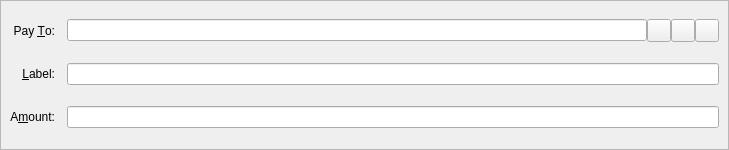
<?xml version="1.0" encoding="UTF-8"?>
<ui version="4.0">
 <class>SendCoinsEntry</class>
 <widget class="QStackedWidget" name="SendCoinsEntry">
  <property name="geometry">
   <rect>
    <x>0</x>
    <y>0</y>
    <width>729</width>
    <height>150</height>
   </rect>
  </property>
  <property name="focusPolicy">
   <enum>Qt::TabFocus</enum>
  </property>
  <property name="autoFillBackground">
   <bool>false</bool>
  </property>
  <widget class="QFrame" name="SendCoins">
   <property name="toolTip">
    <string>This is a normal payment.</string>
   </property>
   <property name="frameShape">
    <enum>QFrame::StyledPanel</enum>
   </property>
   <property name="frameShadow">
    <enum>QFrame::Sunken</enum>
   </property>
   <layout class="QGridLayout" name="gridLayout">
    <property name="spacing">
     <number>12</number>
    </property>
    <item row="0" column="0">
     <widget class="QLabel" name="payToLabel">
      <property name="text">
       <string>Pay &amp;To:</string>
      </property>
      <property name="alignment">
       <set>Qt::AlignRight|Qt::AlignTrailing|Qt::AlignVCenter</set>
      </property>
      <property name="buddy">
       <cstring>payTo</cstring>
      </property>
     </widget>
    </item>
    <item row="0" column="1">
     <layout class="QHBoxLayout" name="payToLayout">
      <property name="spacing">
       <number>0</number>
      </property>
      <item>
       <widget class="QValidatedLineEdit" name="payTo">
        <property name="toolTip">
         <string>The address to send the payment to (e.g. CNS17iag9jJgTHD1VXjvLCEnZuQ3rJDE9L)</string>
        </property>
       </widget>
      </item>
      <item>
       <widget class="QToolButton" name="addressBookButton">
        <property name="toolTip">
         <string>Choose previously used address</string>
        </property>
        <property name="text">
         <string/>
        </property>
        <property name="icon">
         <iconset resource="../bitcoin.qrc">
          <normaloff>:/icons/address-book</normaloff>:/icons/address-book</iconset>
        </property>
        <property name="shortcut">
         <string>Alt+A</string>
        </property>
       </widget>
      </item>
      <item>
       <widget class="QToolButton" name="pasteButton">
        <property name="toolTip">
         <string>Paste address from clipboard</string>
        </property>
        <property name="text">
         <string/>
        </property>
        <property name="icon">
         <iconset resource="../bitcoin.qrc">
          <normaloff>:/icons/editpaste</normaloff>:/icons/editpaste</iconset>
        </property>
        <property name="shortcut">
         <string>Alt+P</string>
        </property>
       </widget>
      </item>
      <item>
       <widget class="QToolButton" name="deleteButton">
        <property name="toolTip">
         <string>Remove this entry</string>
        </property>
        <property name="text">
         <string/>
        </property>
        <property name="icon">
         <iconset resource="../bitcoin.qrc">
          <normaloff>:/icons/remove</normaloff>:/icons/remove</iconset>
        </property>
       </widget>
      </item>
     </layout>
    </item>
    <item row="1" column="0">
     <widget class="QLabel" name="labellLabel">
      <property name="text">
       <string>&amp;Label:</string>
      </property>
      <property name="alignment">
       <set>Qt::AlignRight|Qt::AlignTrailing|Qt::AlignVCenter</set>
      </property>
      <property name="buddy">
       <cstring>addAsLabel</cstring>
      </property>
     </widget>
    </item>
    <item row="1" column="1">
     <widget class="QLineEdit" name="addAsLabel">
      <property name="toolTip">
       <string>Enter a label for this address to add it to the list of used addresses</string>
      </property>
     </widget>
    </item>
    <item row="2" column="0">
     <widget class="QLabel" name="amountLabel">
      <property name="text">
       <string>A&amp;mount:</string>
      </property>
      <property name="alignment">
       <set>Qt::AlignRight|Qt::AlignTrailing|Qt::AlignVCenter</set>
      </property>
      <property name="buddy">
       <cstring>payAmount</cstring>
      </property>
     </widget>
    </item>
    <item row="2" column="1">
     <widget class="BitcoinAmountField" name="payAmount"/>
    </item>
   </layout>
  </widget>
  <widget class="QFrame" name="SendCoins_InsecurePaymentRequest">
   <property name="palette">
    <palette>
     <active>
      <colorrole role="WindowText">
       <brush brushstyle="SolidPattern">
        <color alpha="255">
         <red>0</red>
         <green>0</green>
         <blue>0</blue>
        </color>
       </brush>
      </colorrole>
      <colorrole role="Button">
       <brush brushstyle="SolidPattern">
        <color alpha="255">
         <red>255</red>
         <green>255</green>
         <blue>127</blue>
        </color>
       </brush>
      </colorrole>
      <colorrole role="Light">
       <brush brushstyle="SolidPattern">
        <color alpha="255">
         <red>255</red>
         <green>255</green>
         <blue>255</blue>
        </color>
       </brush>
      </colorrole>
      <colorrole role="Midlight">
       <brush brushstyle="SolidPattern">
        <color alpha="255">
         <red>255</red>
         <green>255</green>
         <blue>191</blue>
        </color>
       </brush>
      </colorrole>
      <colorrole role="Dark">
       <brush brushstyle="SolidPattern">
        <color alpha="255">
         <red>127</red>
         <green>127</green>
         <blue>63</blue>
        </color>
       </brush>
      </colorrole>
      <colorrole role="Mid">
       <brush brushstyle="SolidPattern">
        <color alpha="255">
         <red>170</red>
         <green>170</green>
         <blue>84</blue>
        </color>
       </brush>
      </colorrole>
      <colorrole role="Text">
       <brush brushstyle="SolidPattern">
        <color alpha="255">
         <red>0</red>
         <green>0</green>
         <blue>0</blue>
        </color>
       </brush>
      </colorrole>
      <colorrole role="BrightText">
       <brush brushstyle="SolidPattern">
        <color alpha="255">
         <red>255</red>
         <green>255</green>
         <blue>255</blue>
        </color>
       </brush>
      </colorrole>
      <colorrole role="ButtonText">
       <brush brushstyle="SolidPattern">
        <color alpha="255">
         <red>0</red>
         <green>0</green>
         <blue>0</blue>
        </color>
       </brush>
      </colorrole>
      <colorrole role="Base">
       <brush brushstyle="SolidPattern">
        <color alpha="255">
         <red>255</red>
         <green>255</green>
         <blue>255</blue>
        </color>
       </brush>
      </colorrole>
      <colorrole role="Window">
       <brush brushstyle="SolidPattern">
        <color alpha="255">
         <red>255</red>
         <green>255</green>
         <blue>127</blue>
        </color>
       </brush>
      </colorrole>
      <colorrole role="Shadow">
       <brush brushstyle="SolidPattern">
        <color alpha="255">
         <red>0</red>
         <green>0</green>
         <blue>0</blue>
        </color>
       </brush>
      </colorrole>
      <colorrole role="AlternateBase">
       <brush brushstyle="SolidPattern">
        <color alpha="255">
         <red>255</red>
         <green>255</green>
         <blue>191</blue>
        </color>
       </brush>
      </colorrole>
      <colorrole role="ToolTipBase">
       <brush brushstyle="SolidPattern">
        <color alpha="255">
         <red>255</red>
         <green>255</green>
         <blue>220</blue>
        </color>
       </brush>
      </colorrole>
      <colorrole role="ToolTipText">
       <brush brushstyle="SolidPattern">
        <color alpha="255">
         <red>0</red>
         <green>0</green>
         <blue>0</blue>
        </color>
       </brush>
      </colorrole>
     </active>
     <inactive>
      <colorrole role="WindowText">
       <brush brushstyle="SolidPattern">
        <color alpha="255">
         <red>0</red>
         <green>0</green>
         <blue>0</blue>
        </color>
       </brush>
      </colorrole>
      <colorrole role="Button">
       <brush brushstyle="SolidPattern">
        <color alpha="255">
         <red>255</red>
         <green>255</green>
         <blue>127</blue>
        </color>
       </brush>
      </colorrole>
      <colorrole role="Light">
       <brush brushstyle="SolidPattern">
        <color alpha="255">
         <red>255</red>
         <green>255</green>
         <blue>255</blue>
        </color>
       </brush>
      </colorrole>
      <colorrole role="Midlight">
       <brush brushstyle="SolidPattern">
        <color alpha="255">
         <red>255</red>
         <green>255</green>
         <blue>191</blue>
        </color>
       </brush>
      </colorrole>
      <colorrole role="Dark">
       <brush brushstyle="SolidPattern">
        <color alpha="255">
         <red>127</red>
         <green>127</green>
         <blue>63</blue>
        </color>
       </brush>
      </colorrole>
      <colorrole role="Mid">
       <brush brushstyle="SolidPattern">
        <color alpha="255">
         <red>170</red>
         <green>170</green>
         <blue>84</blue>
        </color>
       </brush>
      </colorrole>
      <colorrole role="Text">
       <brush brushstyle="SolidPattern">
        <color alpha="255">
         <red>0</red>
         <green>0</green>
         <blue>0</blue>
        </color>
       </brush>
      </colorrole>
      <colorrole role="BrightText">
       <brush brushstyle="SolidPattern">
        <color alpha="255">
         <red>255</red>
         <green>255</green>
         <blue>255</blue>
        </color>
       </brush>
      </colorrole>
      <colorrole role="ButtonText">
       <brush brushstyle="SolidPattern">
        <color alpha="255">
         <red>0</red>
         <green>0</green>
         <blue>0</blue>
        </color>
       </brush>
      </colorrole>
      <colorrole role="Base">
       <brush brushstyle="SolidPattern">
        <color alpha="255">
         <red>255</red>
         <green>255</green>
         <blue>255</blue>
        </color>
       </brush>
      </colorrole>
      <colorrole role="Window">
       <brush brushstyle="SolidPattern">
        <color alpha="255">
         <red>255</red>
         <green>255</green>
         <blue>127</blue>
        </color>
       </brush>
      </colorrole>
      <colorrole role="Shadow">
       <brush brushstyle="SolidPattern">
        <color alpha="255">
         <red>0</red>
         <green>0</green>
         <blue>0</blue>
        </color>
       </brush>
      </colorrole>
      <colorrole role="AlternateBase">
       <brush brushstyle="SolidPattern">
        <color alpha="255">
         <red>255</red>
         <green>255</green>
         <blue>191</blue>
        </color>
       </brush>
      </colorrole>
      <colorrole role="ToolTipBase">
       <brush brushstyle="SolidPattern">
        <color alpha="255">
         <red>255</red>
         <green>255</green>
         <blue>220</blue>
        </color>
       </brush>
      </colorrole>
      <colorrole role="ToolTipText">
       <brush brushstyle="SolidPattern">
        <color alpha="255">
         <red>0</red>
         <green>0</green>
         <blue>0</blue>
        </color>
       </brush>
      </colorrole>
     </inactive>
     <disabled>
      <colorrole role="WindowText">
       <brush brushstyle="SolidPattern">
        <color alpha="255">
         <red>127</red>
         <green>127</green>
         <blue>63</blue>
        </color>
       </brush>
      </colorrole>
      <colorrole role="Button">
       <brush brushstyle="SolidPattern">
        <color alpha="255">
         <red>255</red>
         <green>255</green>
         <blue>127</blue>
        </color>
       </brush>
      </colorrole>
      <colorrole role="Light">
       <brush brushstyle="SolidPattern">
        <color alpha="255">
         <red>255</red>
         <green>255</green>
         <blue>255</blue>
        </color>
       </brush>
      </colorrole>
      <colorrole role="Midlight">
       <brush brushstyle="SolidPattern">
        <color alpha="255">
         <red>255</red>
         <green>255</green>
         <blue>191</blue>
        </color>
       </brush>
      </colorrole>
      <colorrole role="Dark">
       <brush brushstyle="SolidPattern">
        <color alpha="255">
         <red>127</red>
         <green>127</green>
         <blue>63</blue>
        </color>
       </brush>
      </colorrole>
      <colorrole role="Mid">
       <brush brushstyle="SolidPattern">
        <color alpha="255">
         <red>170</red>
         <green>170</green>
         <blue>84</blue>
        </color>
       </brush>
      </colorrole>
      <colorrole role="Text">
       <brush brushstyle="SolidPattern">
        <color alpha="255">
         <red>127</red>
         <green>127</green>
         <blue>63</blue>
        </color>
       </brush>
      </colorrole>
      <colorrole role="BrightText">
       <brush brushstyle="SolidPattern">
        <color alpha="255">
         <red>255</red>
         <green>255</green>
         <blue>255</blue>
        </color>
       </brush>
      </colorrole>
      <colorrole role="ButtonText">
       <brush brushstyle="SolidPattern">
        <color alpha="255">
         <red>127</red>
         <green>127</green>
         <blue>63</blue>
        </color>
       </brush>
      </colorrole>
      <colorrole role="Base">
       <brush brushstyle="SolidPattern">
        <color alpha="255">
         <red>255</red>
         <green>255</green>
         <blue>127</blue>
        </color>
       </brush>
      </colorrole>
      <colorrole role="Window">
       <brush brushstyle="SolidPattern">
        <color alpha="255">
         <red>255</red>
         <green>255</green>
         <blue>127</blue>
        </color>
       </brush>
      </colorrole>
      <colorrole role="Shadow">
       <brush brushstyle="SolidPattern">
        <color alpha="255">
         <red>0</red>
         <green>0</green>
         <blue>0</blue>
        </color>
       </brush>
      </colorrole>
      <colorrole role="AlternateBase">
       <brush brushstyle="SolidPattern">
        <color alpha="255">
         <red>255</red>
         <green>255</green>
         <blue>127</blue>
        </color>
       </brush>
      </colorrole>
      <colorrole role="ToolTipBase">
       <brush brushstyle="SolidPattern">
        <color alpha="255">
         <red>255</red>
         <green>255</green>
         <blue>220</blue>
        </color>
       </brush>
      </colorrole>
      <colorrole role="ToolTipText">
       <brush brushstyle="SolidPattern">
        <color alpha="255">
         <red>0</red>
         <green>0</green>
         <blue>0</blue>
        </color>
       </brush>
      </colorrole>
     </disabled>
    </palette>
   </property>
   <property name="toolTip">
    <string>This is an unverified payment request.</string>
   </property>
   <property name="autoFillBackground">
    <bool>true</bool>
   </property>
   <property name="frameShape">
    <enum>QFrame::StyledPanel</enum>
   </property>
   <property name="frameShadow">
    <enum>QFrame::Sunken</enum>
   </property>
   <layout class="QGridLayout" name="gridLayout_is">
    <property name="spacing">
     <number>12</number>
    </property>
    <item row="0" column="0">
     <widget class="QLabel" name="payToLabel_is">
      <property name="text">
       <string>Pay To:</string>
      </property>
      <property name="alignment">
       <set>Qt::AlignRight|Qt::AlignTrailing|Qt::AlignVCenter</set>
      </property>
     </widget>
    </item>
    <item row="0" column="1">
     <layout class="QHBoxLayout" name="payToLayout_is">
      <property name="spacing">
       <number>0</number>
      </property>
      <item>
       <widget class="QLabel" name="payTo_is"/>
      </item>
      <item>
       <widget class="QToolButton" name="deleteButton_is">
        <property name="toolTip">
         <string>Remove this entry</string>
        </property>
        <property name="text">
         <string/>
        </property>
        <property name="icon">
         <iconset resource="../bitcoin.qrc">
          <normaloff>:/icons/remove</normaloff>:/icons/remove</iconset>
        </property>
       </widget>
      </item>
     </layout>
    </item>
    <item row="1" column="0">
     <widget class="QLabel" name="memoLabel_is">
      <property name="text">
       <string>Memo:</string>
      </property>
      <property name="alignment">
       <set>Qt::AlignRight|Qt::AlignTrailing|Qt::AlignVCenter</set>
      </property>
     </widget>
    </item>
    <item row="1" column="1">
     <widget class="QLabel" name="memoTextLabel_is">
      <property name="textFormat">
       <enum>Qt::PlainText</enum>
      </property>
     </widget>
    </item>
    <item row="2" column="0">
     <widget class="QLabel" name="amountLabel_is">
      <property name="text">
       <string>A&amp;mount:</string>
      </property>
      <property name="alignment">
       <set>Qt::AlignRight|Qt::AlignTrailing|Qt::AlignVCenter</set>
      </property>
      <property name="buddy">
       <cstring>payAmount_is</cstring>
      </property>
     </widget>
    </item>
    <item row="2" column="1">
     <widget class="BitcoinAmountField" name="payAmount_is">
      <property name="acceptDrops">
       <bool>false</bool>
      </property>
     </widget>
    </item>
   </layout>
  </widget>
  <widget class="QFrame" name="SendCoins_SecurePaymentRequest">
   <property name="palette">
    <palette>
     <active>
      <colorrole role="WindowText">
       <brush brushstyle="SolidPattern">
        <color alpha="255">
         <red>0</red>
         <green>0</green>
         <blue>0</blue>
        </color>
       </brush>
      </colorrole>
      <colorrole role="Button">
       <brush brushstyle="SolidPattern">
        <color alpha="255">
         <red>140</red>
         <green>232</green>
         <blue>119</blue>
        </color>
       </brush>
      </colorrole>
      <colorrole role="Light">
       <brush brushstyle="SolidPattern">
        <color alpha="255">
         <red>230</red>
         <green>255</green>
         <blue>224</blue>
        </color>
       </brush>
      </colorrole>
      <colorrole role="Midlight">
       <brush brushstyle="SolidPattern">
        <color alpha="255">
         <red>185</red>
         <green>243</green>
         <blue>171</blue>
        </color>
       </brush>
      </colorrole>
      <colorrole role="Dark">
       <brush brushstyle="SolidPattern">
        <color alpha="255">
         <red>70</red>
         <green>116</green>
         <blue>59</blue>
        </color>
       </brush>
      </colorrole>
      <colorrole role="Mid">
       <brush brushstyle="SolidPattern">
        <color alpha="255">
         <red>93</red>
         <green>155</green>
         <blue>79</blue>
        </color>
       </brush>
      </colorrole>
      <colorrole role="Text">
       <brush brushstyle="SolidPattern">
        <color alpha="255">
         <red>0</red>
         <green>0</green>
         <blue>0</blue>
        </color>
       </brush>
      </colorrole>
      <colorrole role="BrightText">
       <brush brushstyle="SolidPattern">
        <color alpha="255">
         <red>155</red>
         <green>255</green>
         <blue>147</blue>
        </color>
       </brush>
      </colorrole>
      <colorrole role="ButtonText">
       <brush brushstyle="SolidPattern">
        <color alpha="255">
         <red>0</red>
         <green>0</green>
         <blue>0</blue>
        </color>
       </brush>
      </colorrole>
      <colorrole role="Base">
       <brush brushstyle="SolidPattern">
        <color alpha="255">
         <red>119</red>
         <green>255</green>
         <blue>233</blue>
        </color>
       </brush>
      </colorrole>
      <colorrole role="Window">
       <brush brushstyle="SolidPattern">
        <color alpha="255">
         <red>140</red>
         <green>232</green>
         <blue>119</blue>
        </color>
       </brush>
      </colorrole>
      <colorrole role="Shadow">
       <brush brushstyle="SolidPattern">
        <color alpha="255">
         <red>0</red>
         <green>0</green>
         <blue>0</blue>
        </color>
       </brush>
      </colorrole>
      <colorrole role="AlternateBase">
       <brush brushstyle="SolidPattern">
        <color alpha="255">
         <red>197</red>
         <green>243</green>
         <blue>187</blue>
        </color>
       </brush>
      </colorrole>
      <colorrole role="NoRole">
       <brush brushstyle="SolidPattern">
        <color alpha="255">
         <red>125</red>
         <green>194</green>
         <blue>122</blue>
        </color>
       </brush>
      </colorrole>
      <colorrole role="ToolTipBase">
       <brush brushstyle="SolidPattern">
        <color alpha="255">
         <red>255</red>
         <green>255</green>
         <blue>220</blue>
        </color>
       </brush>
      </colorrole>
      <colorrole role="ToolTipText">
       <brush brushstyle="SolidPattern">
        <color alpha="255">
         <red>0</red>
         <green>0</green>
         <blue>0</blue>
        </color>
       </brush>
      </colorrole>
     </active>
     <inactive>
      <colorrole role="WindowText">
       <brush brushstyle="SolidPattern">
        <color alpha="255">
         <red>0</red>
         <green>0</green>
         <blue>0</blue>
        </color>
       </brush>
      </colorrole>
      <colorrole role="Button">
       <brush brushstyle="SolidPattern">
        <color alpha="255">
         <red>140</red>
         <green>232</green>
         <blue>119</blue>
        </color>
       </brush>
      </colorrole>
      <colorrole role="Light">
       <brush brushstyle="SolidPattern">
        <color alpha="255">
         <red>230</red>
         <green>255</green>
         <blue>224</blue>
        </color>
       </brush>
      </colorrole>
      <colorrole role="Midlight">
       <brush brushstyle="SolidPattern">
        <color alpha="255">
         <red>185</red>
         <green>243</green>
         <blue>171</blue>
        </color>
       </brush>
      </colorrole>
      <colorrole role="Dark">
       <brush brushstyle="SolidPattern">
        <color alpha="255">
         <red>70</red>
         <green>116</green>
         <blue>59</blue>
        </color>
       </brush>
      </colorrole>
      <colorrole role="Mid">
       <brush brushstyle="SolidPattern">
        <color alpha="255">
         <red>93</red>
         <green>155</green>
         <blue>79</blue>
        </color>
       </brush>
      </colorrole>
      <colorrole role="Text">
       <brush brushstyle="SolidPattern">
        <color alpha="255">
         <red>0</red>
         <green>0</green>
         <blue>0</blue>
        </color>
       </brush>
      </colorrole>
      <colorrole role="BrightText">
       <brush brushstyle="SolidPattern">
        <color alpha="255">
         <red>155</red>
         <green>255</green>
         <blue>147</blue>
        </color>
       </brush>
      </colorrole>
      <colorrole role="ButtonText">
       <brush brushstyle="SolidPattern">
        <color alpha="255">
         <red>0</red>
         <green>0</green>
         <blue>0</blue>
        </color>
       </brush>
      </colorrole>
      <colorrole role="Base">
       <brush brushstyle="SolidPattern">
        <color alpha="255">
         <red>119</red>
         <green>255</green>
         <blue>233</blue>
        </color>
       </brush>
      </colorrole>
      <colorrole role="Window">
       <brush brushstyle="SolidPattern">
        <color alpha="255">
         <red>140</red>
         <green>232</green>
         <blue>119</blue>
        </color>
       </brush>
      </colorrole>
      <colorrole role="Shadow">
       <brush brushstyle="SolidPattern">
        <color alpha="255">
         <red>0</red>
         <green>0</green>
         <blue>0</blue>
        </color>
       </brush>
      </colorrole>
      <colorrole role="AlternateBase">
       <brush brushstyle="SolidPattern">
        <color alpha="255">
         <red>197</red>
         <green>243</green>
         <blue>187</blue>
        </color>
       </brush>
      </colorrole>
      <colorrole role="NoRole">
       <brush brushstyle="SolidPattern">
        <color alpha="255">
         <red>125</red>
         <green>194</green>
         <blue>122</blue>
        </color>
       </brush>
      </colorrole>
      <colorrole role="ToolTipBase">
       <brush brushstyle="SolidPattern">
        <color alpha="255">
         <red>255</red>
         <green>255</green>
         <blue>220</blue>
        </color>
       </brush>
      </colorrole>
      <colorrole role="ToolTipText">
       <brush brushstyle="SolidPattern">
        <color alpha="255">
         <red>0</red>
         <green>0</green>
         <blue>0</blue>
        </color>
       </brush>
      </colorrole>
     </inactive>
     <disabled>
      <colorrole role="WindowText">
       <brush brushstyle="SolidPattern">
        <color alpha="255">
         <red>70</red>
         <green>116</green>
         <blue>59</blue>
        </color>
       </brush>
      </colorrole>
      <colorrole role="Button">
       <brush brushstyle="SolidPattern">
        <color alpha="255">
         <red>140</red>
         <green>232</green>
         <blue>119</blue>
        </color>
       </brush>
      </colorrole>
      <colorrole role="Light">
       <brush brushstyle="SolidPattern">
        <color alpha="255">
         <red>230</red>
         <green>255</green>
         <blue>224</blue>
        </color>
       </brush>
      </colorrole>
      <colorrole role="Midlight">
       <brush brushstyle="SolidPattern">
        <color alpha="255">
         <red>185</red>
         <green>243</green>
         <blue>171</blue>
        </color>
       </brush>
      </colorrole>
      <colorrole role="Dark">
       <brush brushstyle="SolidPattern">
        <color alpha="255">
         <red>70</red>
         <green>116</green>
         <blue>59</blue>
        </color>
       </brush>
      </colorrole>
      <colorrole role="Mid">
       <brush brushstyle="SolidPattern">
        <color alpha="255">
         <red>93</red>
         <green>155</green>
         <blue>79</blue>
        </color>
       </brush>
      </colorrole>
      <colorrole role="Text">
       <brush brushstyle="SolidPattern">
        <color alpha="255">
         <red>70</red>
         <green>116</green>
         <blue>59</blue>
        </color>
       </brush>
      </colorrole>
      <colorrole role="BrightText">
       <brush brushstyle="SolidPattern">
        <color alpha="255">
         <red>155</red>
         <green>255</green>
         <blue>147</blue>
        </color>
       </brush>
      </colorrole>
      <colorrole role="ButtonText">
       <brush brushstyle="SolidPattern">
        <color alpha="255">
         <red>70</red>
         <green>116</green>
         <blue>59</blue>
        </color>
       </brush>
      </colorrole>
      <colorrole role="Base">
       <brush brushstyle="SolidPattern">
        <color alpha="255">
         <red>140</red>
         <green>232</green>
         <blue>119</blue>
        </color>
       </brush>
      </colorrole>
      <colorrole role="Window">
       <brush brushstyle="SolidPattern">
        <color alpha="255">
         <red>140</red>
         <green>232</green>
         <blue>119</blue>
        </color>
       </brush>
      </colorrole>
      <colorrole role="Shadow">
       <brush brushstyle="SolidPattern">
        <color alpha="255">
         <red>0</red>
         <green>0</green>
         <blue>0</blue>
        </color>
       </brush>
      </colorrole>
      <colorrole role="AlternateBase">
       <brush brushstyle="SolidPattern">
        <color alpha="255">
         <red>140</red>
         <green>232</green>
         <blue>119</blue>
        </color>
       </brush>
      </colorrole>
      <colorrole role="NoRole">
       <brush brushstyle="SolidPattern">
        <color alpha="255">
         <red>125</red>
         <green>194</green>
         <blue>122</blue>
        </color>
       </brush>
      </colorrole>
      <colorrole role="ToolTipBase">
       <brush brushstyle="SolidPattern">
        <color alpha="255">
         <red>255</red>
         <green>255</green>
         <blue>220</blue>
        </color>
       </brush>
      </colorrole>
      <colorrole role="ToolTipText">
       <brush brushstyle="SolidPattern">
        <color alpha="255">
         <red>0</red>
         <green>0</green>
         <blue>0</blue>
        </color>
       </brush>
      </colorrole>
     </disabled>
    </palette>
   </property>
   <property name="toolTip">
    <string>This is a verified payment request.</string>
   </property>
   <property name="autoFillBackground">
    <bool>true</bool>
   </property>
   <property name="frameShape">
    <enum>QFrame::StyledPanel</enum>
   </property>
   <property name="frameShadow">
    <enum>QFrame::Sunken</enum>
   </property>
   <layout class="QGridLayout" name="gridLayout_s">
    <property name="spacing">
     <number>12</number>
    </property>
    <item row="0" column="0">
     <widget class="QLabel" name="payToLabel_s">
      <property name="text">
       <string>Pay To:</string>
      </property>
      <property name="alignment">
       <set>Qt::AlignRight|Qt::AlignTrailing|Qt::AlignVCenter</set>
      </property>
     </widget>
    </item>
    <item row="0" column="1">
     <layout class="QHBoxLayout" name="payToLayout_s">
      <property name="spacing">
       <number>0</number>
      </property>
      <item>
       <widget class="QLabel" name="payTo_s">
        <property name="textFormat">
         <enum>Qt::PlainText</enum>
        </property>
       </widget>
      </item>
      <item>
       <widget class="QToolButton" name="deleteButton_s">
        <property name="toolTip">
         <string>Remove this entry</string>
        </property>
        <property name="text">
         <string/>
        </property>
        <property name="icon">
         <iconset resource="../bitcoin.qrc">
          <normaloff>:/icons/remove</normaloff>:/icons/remove</iconset>
        </property>
       </widget>
      </item>
     </layout>
    </item>
    <item row="1" column="0">
     <widget class="QLabel" name="memoLabel_s">
      <property name="text">
       <string>Memo:</string>
      </property>
      <property name="alignment">
       <set>Qt::AlignRight|Qt::AlignTrailing|Qt::AlignVCenter</set>
      </property>
     </widget>
    </item>
    <item row="1" column="1">
     <widget class="QLabel" name="memoTextLabel_s">
      <property name="textFormat">
       <enum>Qt::PlainText</enum>
      </property>
     </widget>
    </item>
    <item row="2" column="0">
     <widget class="QLabel" name="amountLabel_s">
      <property name="text">
       <string>A&amp;mount:</string>
      </property>
      <property name="alignment">
       <set>Qt::AlignRight|Qt::AlignTrailing|Qt::AlignVCenter</set>
      </property>
      <property name="buddy">
       <cstring>payAmount_s</cstring>
      </property>
     </widget>
    </item>
    <item row="2" column="1">
     <widget class="BitcoinAmountField" name="payAmount_s">
      <property name="acceptDrops">
       <bool>false</bool>
      </property>
     </widget>
    </item>
   </layout>
  </widget>
 </widget>
 <customwidgets>
  <customwidget>
   <class>QValidatedLineEdit</class>
   <extends>QLineEdit</extends>
   <header>qvalidatedlineedit.h</header>
  </customwidget>
  <customwidget>
   <class>BitcoinAmountField</class>
   <extends>QLineEdit</extends>
   <header>bitcoinamountfield.h</header>
  </customwidget>
 </customwidgets>
 <tabstops>
  <tabstop>payTo</tabstop>
  <tabstop>addressBookButton</tabstop>
  <tabstop>pasteButton</tabstop>
  <tabstop>deleteButton</tabstop>
  <tabstop>addAsLabel</tabstop>
  <tabstop>payAmount</tabstop>
  <tabstop>payAmount_is</tabstop>
  <tabstop>deleteButton_is</tabstop>
  <tabstop>payAmount_s</tabstop>
  <tabstop>deleteButton_s</tabstop>
 </tabstops>
 <resources>
  <include location="../bitcoin.qrc"/>
 </resources>
 <connections/>
</ui>
